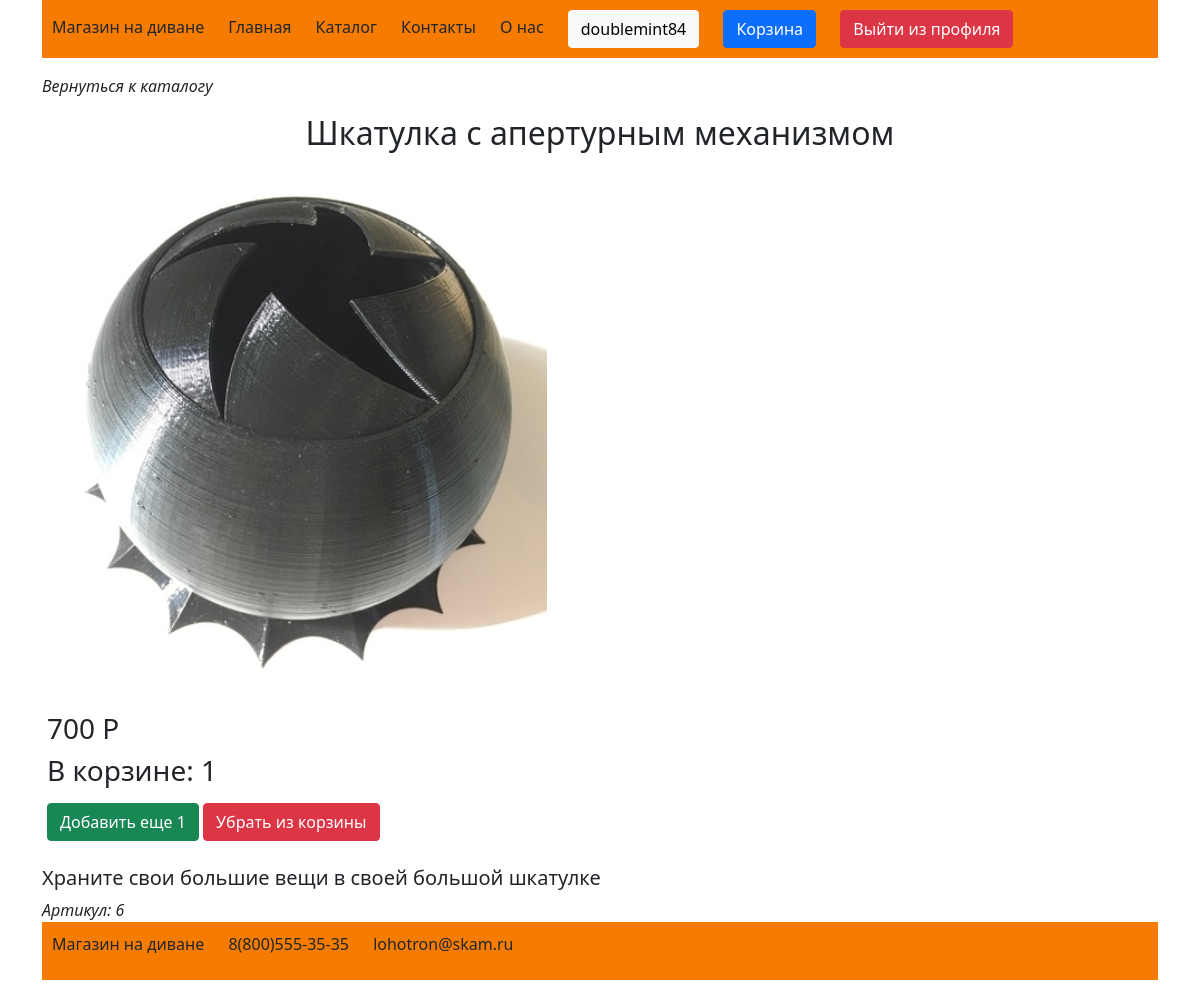
Screenshot of /product/6 (signed in) with the database file from the repository.
### models.py (models this page shows, shortened)
class Users(db.Model):
    id = db.Column(db.Integer, primary_key=True)
    name = db.Column(db.String(80), nullable=True)
    surname = db.Column(db.String(80), nullable=True)
    birthdate = db.Column(db.String(80), nullable=True)
    login = db.Column(db.String(80), nullable=True)
    password_hash = db.Column(db.String(80), nullable=True)
    registration_date = db.Column(db.String(80), nullable=True)

class Items(db.Model):
    id = db.Column(db.Integer, primary_key=True)
    category_id = db.Column(db.Integer, db.ForeignKey('categories.id'), nullable=False)
    name = db.Column(db.String(80), nullable=False)
    price = db.Column(db.Integer, nullable=False)
    description = db.Column(db.String(80), nullable=False)
    photo = db.Column(db.String(80), nullable=True)
    category = db.relationship('Categories',
                               backref=db.backref('item', lazy=False))

### requests.py (the view)
@app.route('/product/<number>')
def load_product(number):
    item_id = int(escape(number))
    item = Items.query.filter_by(id=item_id).one()
    if session.get('login'):
        customer_id = int(Users.query.filter_by(login=session.get('login')).one().id)
        cart = Shopping_cart.query.filter_by(item_id=item_id, customer_id=customer_id)
        if len(list(cart)) == 0:
            count = 0
        else:
            count = int(cart.one().count)
    else:
        count = 0
    return render_template(f'product.html', item=item, count=count)

### templates/product.html (shortened to what this page needs)
{% extends "base.html" %}
{% block content %}
 <p><i><a onclick="history.back()">Вернуться к каталогу</a></i></p>
        <h2 class="main-header">{{item.name}}</h2>
        <div class="staff-blocks">
            <div class="staff-pic">
                <img class="staff-pic-img" src="{{ url_for('static', filename='/img/item_' + item.id|string + '.png') }}" alt="{{item.name}}">
            </div>
            <div class="staff-price">
                <h3>{{item.price}} Р<br></h3>
                <h3>В корзине: {{count}}</h3>
                <div class="button-item">
                        {% if count == 0 %}
                        <a href="/product/{{item.id}}/buy_one" class="btn-1">В корзину</a>
                        {% else %}
                        <a href="/product/{{item.id}}/buy_one" class="btn btn-success"> Добавить еще 1 </a>
                        <a href="/product/{{item.id}}/del_item" class="btn btn-danger">Убрать из корзины </a>
                        {% endif %}
                </div>
            </div>
        </div>
        <div class="staff-descr">
            <h5>{{item.description}}</h5>
                <i>Артикул: {{item.id}}</i>
        </div>
{% endblock %}

### templates/base.html (shortened to what this page needs)
<!DOCTYPE html>
<html lang="ru">
<head>
    <link rel="stylesheet" type="text/css" href="{{ url_for('static', filename='style.css') }}">
    <link href="https://cdn.jsdelivr.net/npm/bootstrap@5.1.3/dist/css/bootstrap.min.css" rel="stylesheet">
</head>
<body>
    <div class="container">
        <ul class="header-footer">
            <a class="menu-link" href="/">
                <li class="menu-item">
                    Магазин на&nbsp;диване
                </li>
            </a>
            <a class="menu-link" href="/">
                <li class="menu-item">Главная</li>
            </a>
            <a class="menu-link" href="/catalog">
                <li class="menu-item">Каталог</li>
            </a>
            <a class="menu-link" href="/contacts">
                <li class="menu-item">Контакты</li>
            </a>
            <a class="menu-link" href="/about">
                <li class="menu-item">О&nbsp;нас</li>
            </a>
            {% if not session['login'] %}
            <li class="menu-item"><a href="/login" class="btn btn-light" >Войти</a></li>
            {% else %}
            <li class="menu-item"><a href="/profile/{{session['login']}}" class="btn btn-light"> {{session['login']}} </a></li>
            <li class="menu-item"><a href="/shopcart"  class="btn btn-primary"> Корзина </a></li>
            <li class="menu-item"> <a href="/logout"  class="btn btn-danger">Выйти из профиля</a></li>
            {% endif %}
        </ul>
        {% block content %} {% endblock %}
        <ul class="header-footer">
            <li class="menu-item">Магазин на&nbsp;диване</li>
            <li class="menu-item">8(800)555-35-35</li>
            <li class="menu-item">lohotron@skam.ru</li>
        </ul>
    </div>
</body>
</html>

### static/style.css (style rules this page uses)
body { background: #62efff; font-family: 'Fira Sans', sans-serif; }
a { text-decoration: none; color: black; }
.container { height: 100%; width: 100%; }
.header-footer { background-color: #f57c00; list-style: none; padding: 10px; margin-top: 0px; height: 58px; }
.header-footer > a > li { display: inline; margin-right: 20px; }
.header-footer > li { display: inline; margin-right: 20px; }
.menu-link { text-decoration: none; color: inherit; }
.main-header { text-align: center; }
.button-item { margin-bottom: 10px; margin-top: 15px; }
.staff-pic { display: inline-block; width: 700px; margin-top: 10px; padding: 5px; margin-bottom: 10px; margin-right: 15px; }
.staff-price { display: inline-block; width: 400px; margin-top: 10px; padding: 5px; margin-bottom: 10px; margin-right: 15px; }
.staff-pic-img { margin:auto; height: auto; object-fit: contain; }

### rows the page displays
Users: login "doublemint84"
Items: name "Шкатулка с апертурным механизмом", price "700", description "Храните свои большие вещи в своей большой шкатулке", id "6"

### other values shown
{{ count }} "1"
